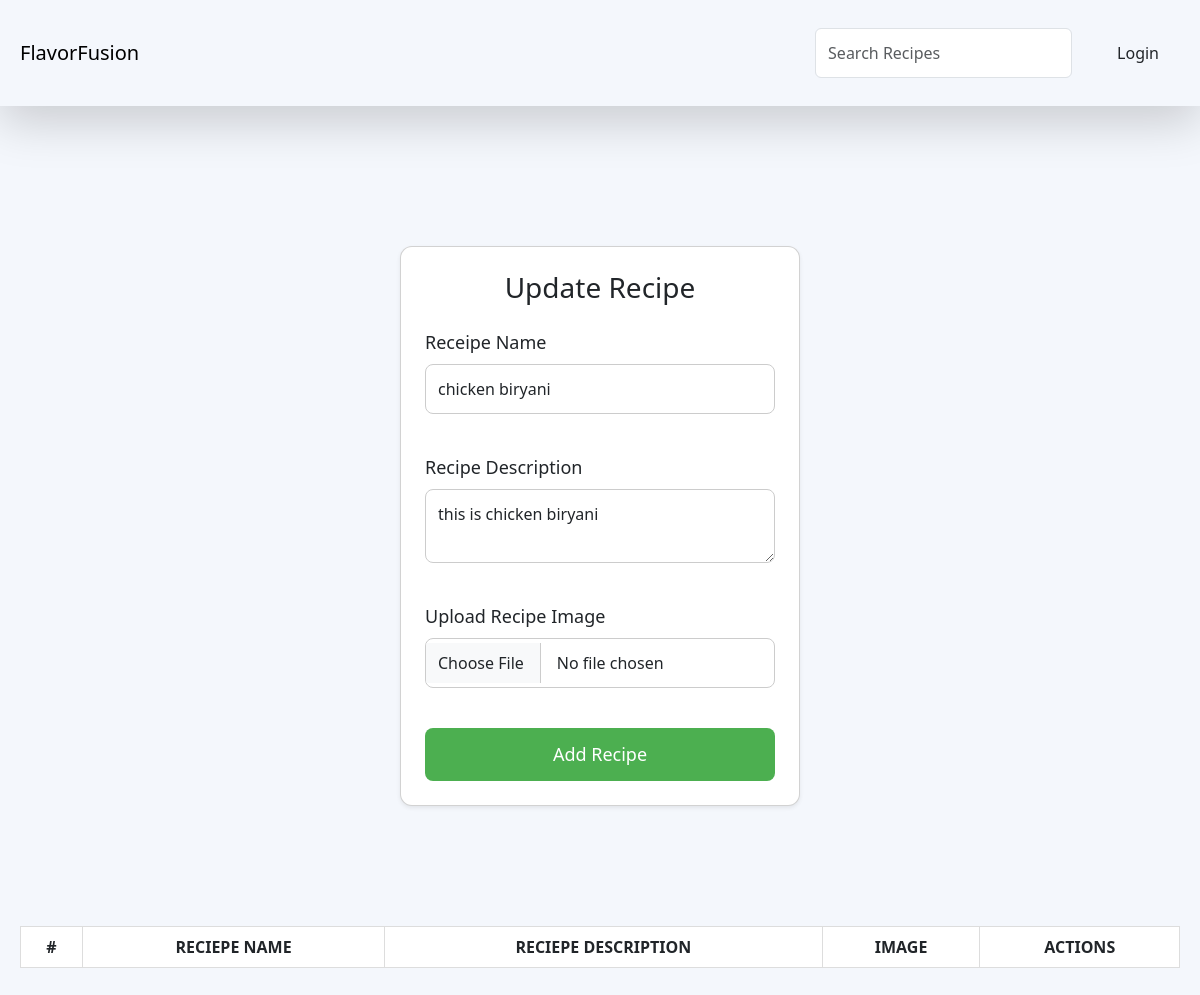
Page /update_receipe/9/ on the committed database.
### vege/models.py (models this page shows)
class Recipe(models.Model):
    user=models.ForeignKey(User,on_delete=models.SET_NULL,null=True,blank=True)
    receipe_name=models.CharField(max_length=100)
    receipe_description=models.TextField()
    receipe_image=models.ImageField(upload_to="recipes/")
    receipe_description_view_count=models.IntegerField(default=1)

### vege/views.py (the view, shortened to what this page needs)
# urls.py: path('update_receipe/<int:id>/', update_receipe, name="update_receipe"),
def update_receipe(request,id):
    queryset=Recipe.objects.get(id=id)
    context={'receipe':queryset}
    return render(request,'update_receipes.html',context)

### vege/templates/update_receipes.html (shortened to what this page needs)
{% extends "base.html" %}
{% block start %}
<header>
<div class="container-fluid d-flex justify-content-center align-items-center" style="height: 100vh; background-color: #f4f7fc;">
    <div class="card shadow-sm p-4" style="max-width: 400px; width: 100%; border-radius: 12px;">
        <h2 class="text-center mb-4 text-dark" style="font-size: 28px;">Update Recipe</h2>
        <form method="post" enctype="multipart/form-data">
            <div class="mb-3">
                <label for="receipe_name" class="form-label text-dark" style="font-size: 18px;">Receipe Name</label>
                <input name="receipe_name" value="{{receipe.receipe_name}}" required type="text" class="form-control form-control-lg" id="recipeName"  style="border-radius: 8px; font-size: 16px;">
            </div>
            <br>
            <div class="mb-3">
                <label for="recipeDescription"  class="form-label text-dark" style="font-size: 18px;">Recipe Description</label>
                <textarea class="form-control form-control-lg"  name="receipe_description" required id="recipeDescription"  rows="2" style="border-radius: 8px; font-size: 16px;">{{receipe.receipe_description}}</textarea>
            </div>
            <br>
            <div class="mb-3">
                <label for="recipeImage" class="form-label text-dark" style="font-size: 18px;">Upload Recipe Image</label>
                <input  name="receipe_image" type="file"  class="form-control form-control-lg" id="recipeImage" style="border-radius: 8px; font-size: 16px;">
            </div>
            <br>
            <button type="submit" class="btn w-100" style="background-color: #4CAF50; color: white; border-radius: 8px; padding: 12px; font-size: 18px; transition: background-color 0.3s ease;">
               Add Recipe
            </button>
        </form>
    </div>
</div>
<table class="table">
    <thead>
      <tr>
        <th scope="col">#</th>
        <th scope="col">Reciepe Name</th>
        <th scope="col">Reciepe Description</th>
        <th scope="col">Image</th>
        <th scope="col">Actions</th>
      </tr>
    </thead>
  </table>
</header>
{% endblock %}

### home/templates/base.html (style rules this page uses)
body { font-family: 'Segoe UI', Tahoma, Geneva, Verdana, sans-serif; margin: 0; padding: 0; background-color: #f4f7fc; }
.container-fluid { padding: 20px; }
table { width: 100%; border-collapse: collapse; font-size: 16px; }
th, td { border: 1px solid #ddd; text-align: center; padding: 12px; }
th { background-color: #3e4e5e; color: white; text-transform: uppercase; }
.card { width: 100%; max-width: 500px; margin: 40px auto; border-radius: 12px; padding: 20px; background-color: #ffffff; box-shadow: 0 6px 12px rgba(0, 0, 0, 0.1); }
.form-control-lg { font-size: 16px; padding: 12px; border-radius: 8px; border: 1px solid #ccc; margin-bottom: 15px; width: 100%; box-sizing: border-box; }
.btn { padding: 12px 20px; border-radius: 8px; font-size: 16px; transition: 0.3s ease; cursor: pointer; text-decoration: none; }
textarea.form-control-lg { resize: vertical; box-sizing: border-box; }

### rows in the picture
Recipe: receipe_name "chicken biryani", receipe_description "this is chicken biryani"
